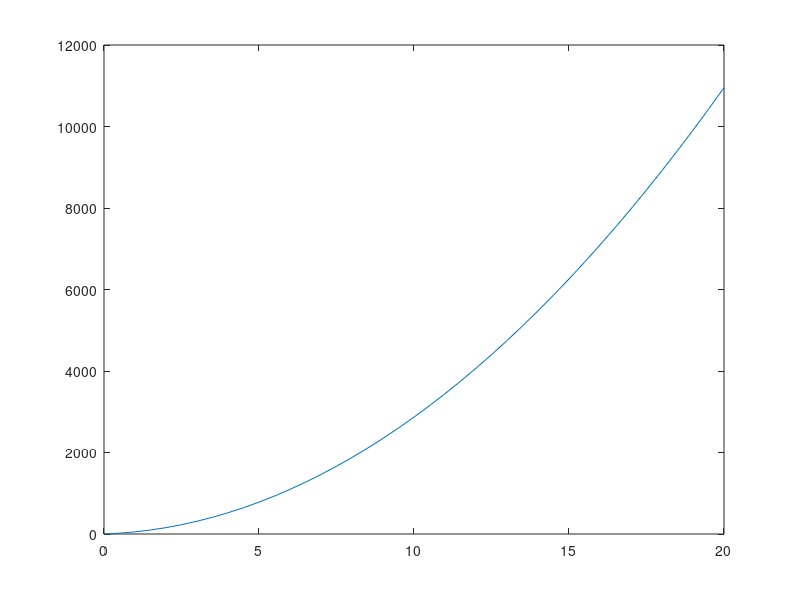

Here is the MATLAB script that generated this plot:
zID = [1, 8, 7, 5, 1, 10, 1]

A = zID(2)
B = zID(3)
C = zID(4)
D = zID(5)
E = zID(6)
F = zID(7)

sol = []
sol2 = []
xInc = 0:.5:20
for index = [0:.5:20];
    d = sqrt(index^2+(1.75^2))
    sys = [-sin(20),1,0,-index/d,0,0,0;
        1.5*sind(20)-.75*cosd(20),0,0,(1+index)*1.75/d,0,0,5*(1+index);
        cosd(20),0,1,-1.75/d,0,0,5;
        1.5*sind(20)-.75*cosd(20),0,0,0,1.75,0,0;
        0,0,0,index/d,-1,0,0;
        0,0,0,1.75/d,0,-1,-5]
    sys = rref(sys)
    temp = sys(1,7)
    sol = [sol;temp]
end

plot(xInc,sol)
hold on

hold off